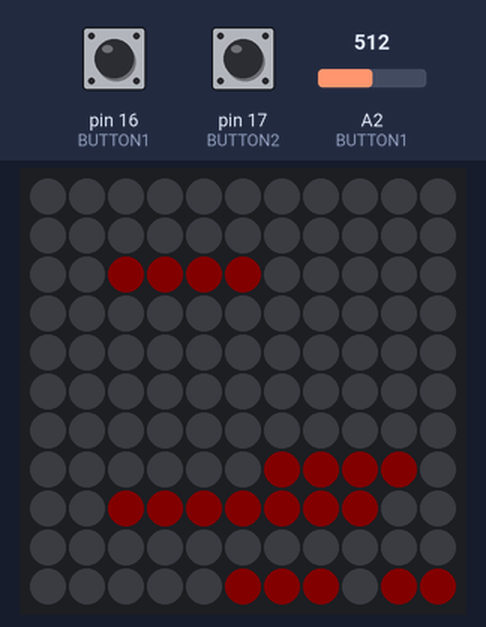
This sketch was run on a simulated Arduino Uno, built for the host (arithmetic inside an expression is 32-bit, double 64-bit). Shown: 11×11 RGB LED matrix (first LED top left, wired row by row). The test bench sets the inputs (shaded band); at power-on: pin 16 (BUTTON1) LOW, A2 (BUTTON1) = 512, pin 17 (BUTTON2) LOW. Dim RGB values are drawn brighter than linear; the local clock reads 2024-03-15 10:24:30 at power-on unless the sketch sets it; random numbers use the default seed unless the sketch sets one; what the sketch prints to the serial monitor is not drawn.

Above: at 1.2 s.
1.3 s: pin 16 (BUTTON1) pulled HIGH for 0.25 s
4.5 s: pin 16 (BUTTON1) pulled HIGH for 1 s
At 7.7 s:
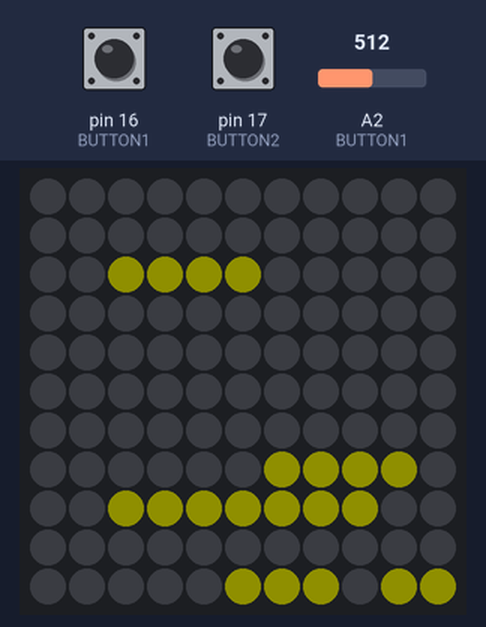
8.5 s: pin 16 (BUTTON1) pulled HIGH for 0.25 s
At 10.8 s:
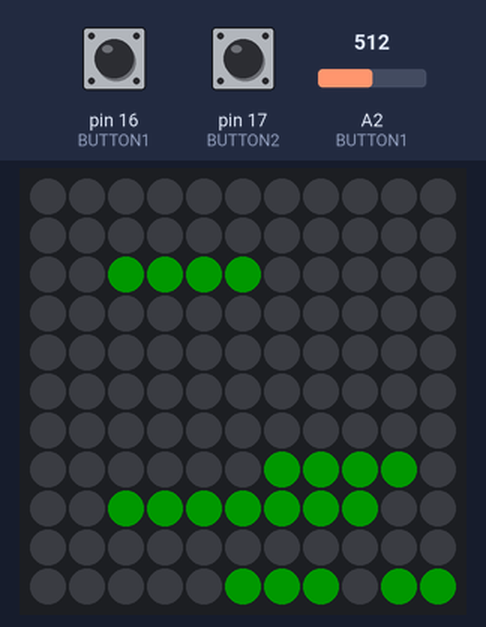
11.7 s: pin 16 (BUTTON1) pulled HIGH for 3.2 s
16.4 s: pin 16 (BUTTON1) pulled HIGH for 0.25 s
At 18.0 s:
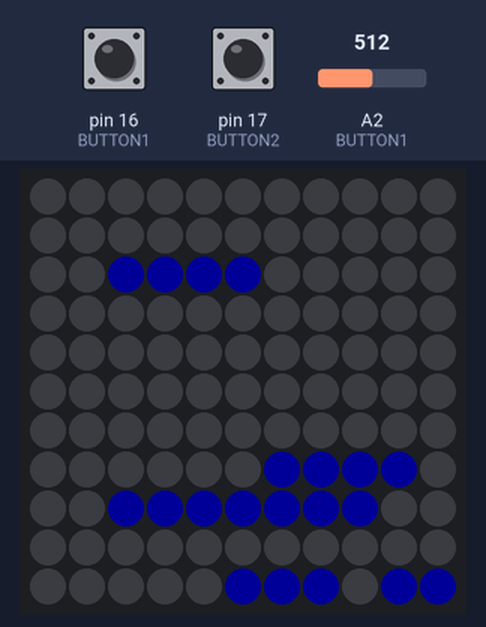
19.6 s: A2 (BUTTON1) set to 390
Timing chart, 0 to 22.6 s (numbered marks = the images above; inputs shaded):
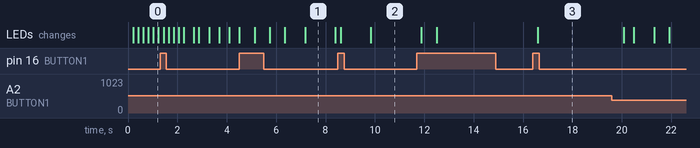

Measured:
- after the input at 16.4 s, the LEDs: change after 0.19 s (image 3)

The sketch:

wordclock.ino
```cpp
#include <FastLED.h>
#include <Wire.h>
#include "RTClib.h"

// RTC
RTC_DS3231 rtc;
DateTime now;
int daylightSavingTime = 0;

// LEDs
#define LED_TYPE WS2812B
#define COLOR_ORDER GRB
#define LED_PIN 14
#define ROWS 11
#define COLS 11
#define NUM_LEDS 121
#define BRIGHTNESS_MAX 170 // up to 255 (but high numbers draw a lot of power with little effect)
#define BRIGHTNESS_MIN 5   // down to 0 (though very small values omit some colors)
CRGB leds[NUM_LEDS];

// Buttons
#define BUTTON1 16
#define BUTTON2 17
volatile unsigned long lastInterrupt = 0;

// colors, cycled by BUTTON1
#define NUM_COLORS 8
byte hues[NUM_COLORS] = {0, 32, 64, 96, 128, 160, 192, 224};
volatile byte hueIndex;
byte saturation = 255;
byte value = 255;

// Photoresistor light sensor
#define SENSOR_PIN 2
#define SENSOR_BRIGHT 2500    // Analog read value
#define SENSOR_DARK 220       // Analog read value
#define FADING_SPEED 0.05     // 0 - 1
float previousBrightness = 0.0;
float nextBrightness;

// word definitions
#define ES_IST      setLEDs(0,0,1);setLEDs(0,3,5);
#define FUENF       setLEDs(0,7,10);
#define ZWANZIG     setLEDs(1,0,6);
#define ZEHN        setLEDs(1,7,10);
#define VIERTEL     setLEDs(2,2,8);
#define NACH        setLEDs(3,1,4);
#define VOR         setLEDs(3,6,8);
#define HALB        setLEDs(4,0,3);
#define ZWOELF      setLEDs(4,5,9);
#define ZWEI        setLEDs(5,0,3);
#define EIN         setLEDs(5,2,4);
#define S           setLED(5,5);
#define SIEBEN      setLEDs(5,5,10);
#define DREI        setLEDs(6,1,4);
#define FUENF_h     setLEDs(6,7,10);
#define NEUN        setLEDs(7,2,5);
#define VIER        setLEDs(7,7,10);
#define ELF         setLEDs(8,1,3);
#define ZEHN_h      setLEDs(8,5,8);
#define MITTERN     setLEDs(9,0,6);
#define ACHT        setLEDs(9,7,10);
#define SECHS       setLEDs(10,0,4);
#define UHR         setLEDs(10,8,10);

void setup() {
  FastLED.addLeds<LED_TYPE,LED_PIN,COLOR_ORDER>(leds, NUM_LEDS).setCorrection(TypicalLEDStrip);

  randomSeed(analogRead(0));
  hueIndex = byte(random(NUM_COLORS));
  pinMode(BUTTON1, INPUT_PULLDOWN);
  attachInterrupt(BUTTON1, button1Interrupted, RISING);
  pinMode(BUTTON2, INPUT_PULLDOWN);
  attachInterrupt(BUTTON2, button2Interrupted, RISING);

  Wire.begin();
  // set the compiling machine time
  rtc.adjust(DateTime(F(__DATE__), F(__TIME__)));

  Serial.begin(57600);
}

//int step = 1320; // mock, 22:00
void loop() {
  for(int i = 0; i < NUM_LEDS; i++){
    leds[i].setRGB(0, 0, 0);
  }

  // mock
  // step += 5;
  // now = DateTime(2000, 1, 1, step / 60 % 24, step % 60);

  now = rtc.now();
  byte hour = (now.hour() + daylightSavingTime + 24) % 24;
  byte minute = now.minute();
  // hour = (step / 60) % 24;
  // minute = step % 60;

  // so it says 5 after X from X:03 to X:07 etc.
  byte shiftedMinute = (minute + 3) % 60;

  // shift time for easier switching
  unsigned int shiftedHour = ((hour * 60 + minute + 35) % (24 * 60)) / 60;

  ES_IST

  // midnight
  if(shiftedHour == 0 && shiftedMinute < 5){
    MITTERN ACHT

  }else{
    switch(shiftedHour % 12){
      case 0: ZWOELF break;
      case 1: EIN if(shiftedMinute >= 5) S break; // s not at full hour
      case 2: ZWEI break;
      case 3: DREI break;
      case 4: VIER break;
      case 5: FUENF_h break;
      case 6: SECHS break;
      case 7: SIEBEN break;
      case 8: ACHT break;
      case 9: NEUN break;
      case 10: ZEHN_h break;
      case 11: ELF break;
    }

    if(shiftedMinute < 5){
      UHR
    }else if(shiftedMinute < 10){
      FUENF NACH
    }else if(shiftedMinute < 15){
      ZEHN NACH
    }else if(shiftedMinute < 20){
      VIERTEL NACH
    }else if(shiftedMinute < 25){
      ZWANZIG NACH
    }else if(shiftedMinute < 30){
      FUENF VOR HALB
    }else if(shiftedMinute < 35){
      HALB
    }else if(shiftedMinute < 40){
      FUENF NACH HALB
    }else if(shiftedMinute < 45){
      ZWANZIG VOR
    }else if(shiftedMinute < 50){
      VIERTEL VOR
    }else if(shiftedMinute < 55){
      ZEHN VOR
    }else{
      FUENF VOR
    }
  }

  updateBrightness();
  FastLED.show();

  Serial.print(hour);
  Serial.print(":");
  Serial.print(minute);
  Serial.print(", ");
  Serial.print(shiftedHour);
  Serial.print(":");
  Serial.println(shiftedMinute);

  delay(200);
}

void button1Interrupted(){
  // software solution to avoid double triggering interrupt
  if(abs(millis() - lastInterrupt) > 400){
    hueIndex = (hueIndex + 1) % NUM_COLORS;
    lastInterrupt = millis();
  }
}

void button2Interrupted(){
  // software solution to avoid double triggering interrupt
  if(abs(millis() - lastInterrupt) > 400){
    daylightSavingTime = (daylightSavingTime + 1) % 3 - 1;
    lastInterrupt = millis();
  }
}

void updateBrightness(){
  // Assuming linear relationship between all observables
  int env = analogRead(SENSOR_PIN);
  if(env > SENSOR_BRIGHT){
    nextBrightness = BRIGHTNESS_MAX;
  }else if(env < SENSOR_DARK){
    nextBrightness = BRIGHTNESS_MIN;
  }else{
    // straight line equation
    nextBrightness = float(BRIGHTNESS_MAX - BRIGHTNESS_MIN)
                     / float(SENSOR_BRIGHT - SENSOR_DARK)
                     * float(env - SENSOR_DARK)
                     + float(BRIGHTNESS_MIN);
  }

  // calculating weighted average ensures proper fading
  nextBrightness = nextBrightness * FADING_SPEED
                   + previousBrightness * (1 - FADING_SPEED);
  FastLED.setBrightness(nextBrightness);
  previousBrightness = nextBrightness;
}

void setLEDs(byte row, byte from, byte to){
  for(int j = from; j <= to; j++){
    setLED(row, j);
  }
}

void setLED(byte row, byte col){
  // CAN-DO something fancier with colors
  leds[idx(row, col)].setHSV(hues[hueIndex], saturation, value);
}

byte idx(byte row, byte col){
  // Row-wise snake starting from bottom right
  if(row % 2 == 0){
    return (COLS * (ROWS - 1 - row)) + (COLS - 1 - col);
  }else{
    return (COLS * (ROWS - 1 - row)) + col;
  }
}
```
